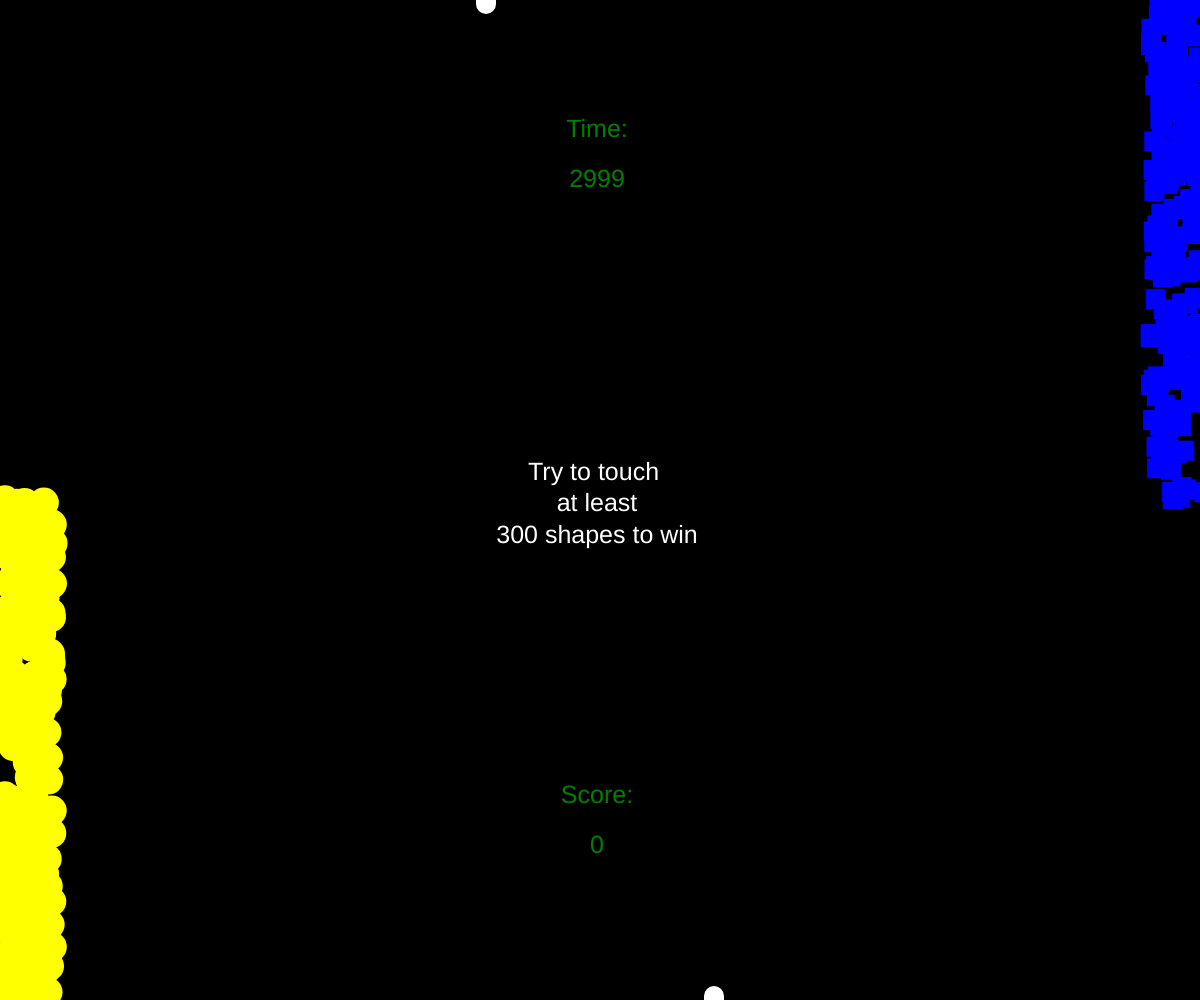
Frame 1 (no input)
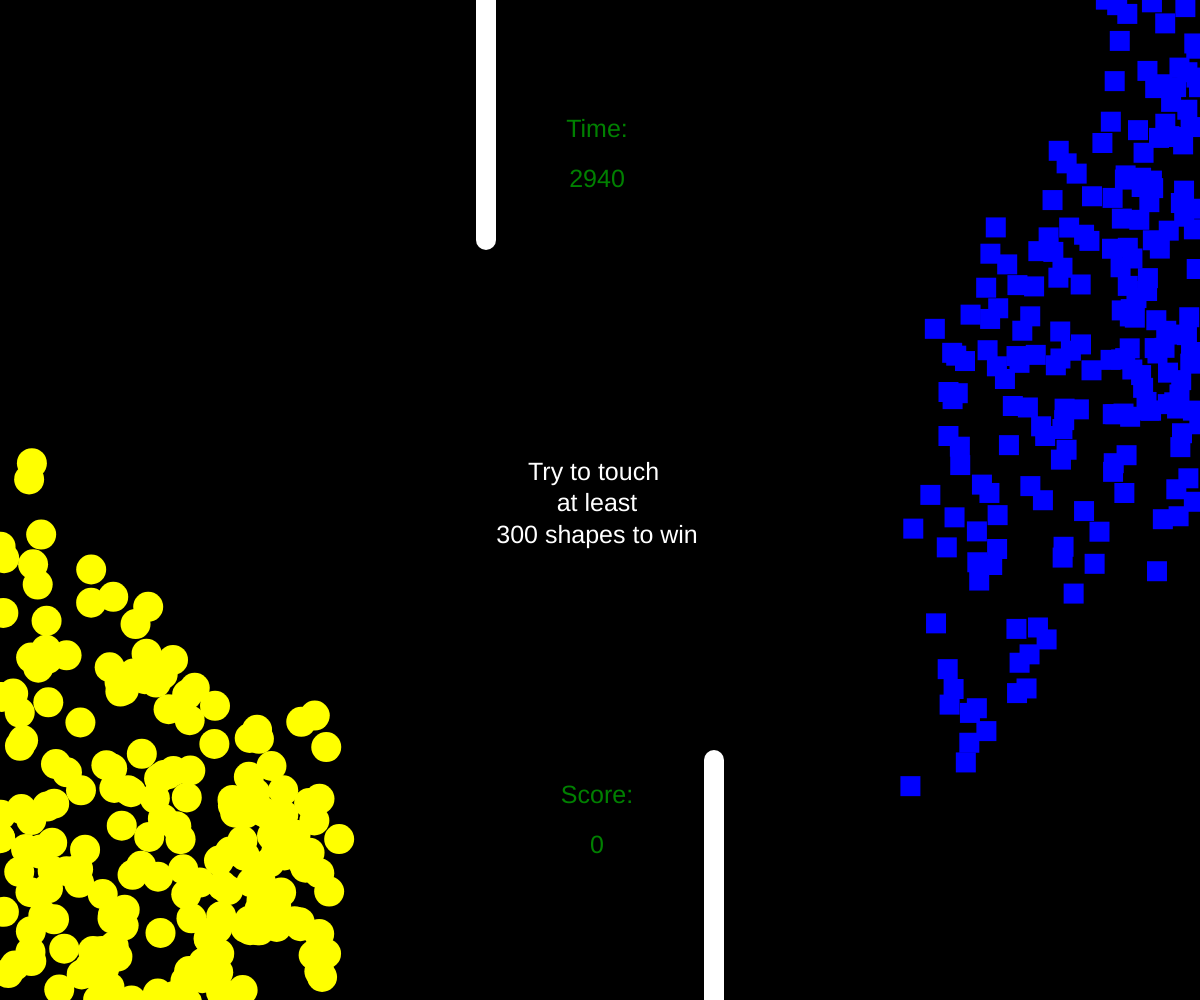
Frame 60 (no input)
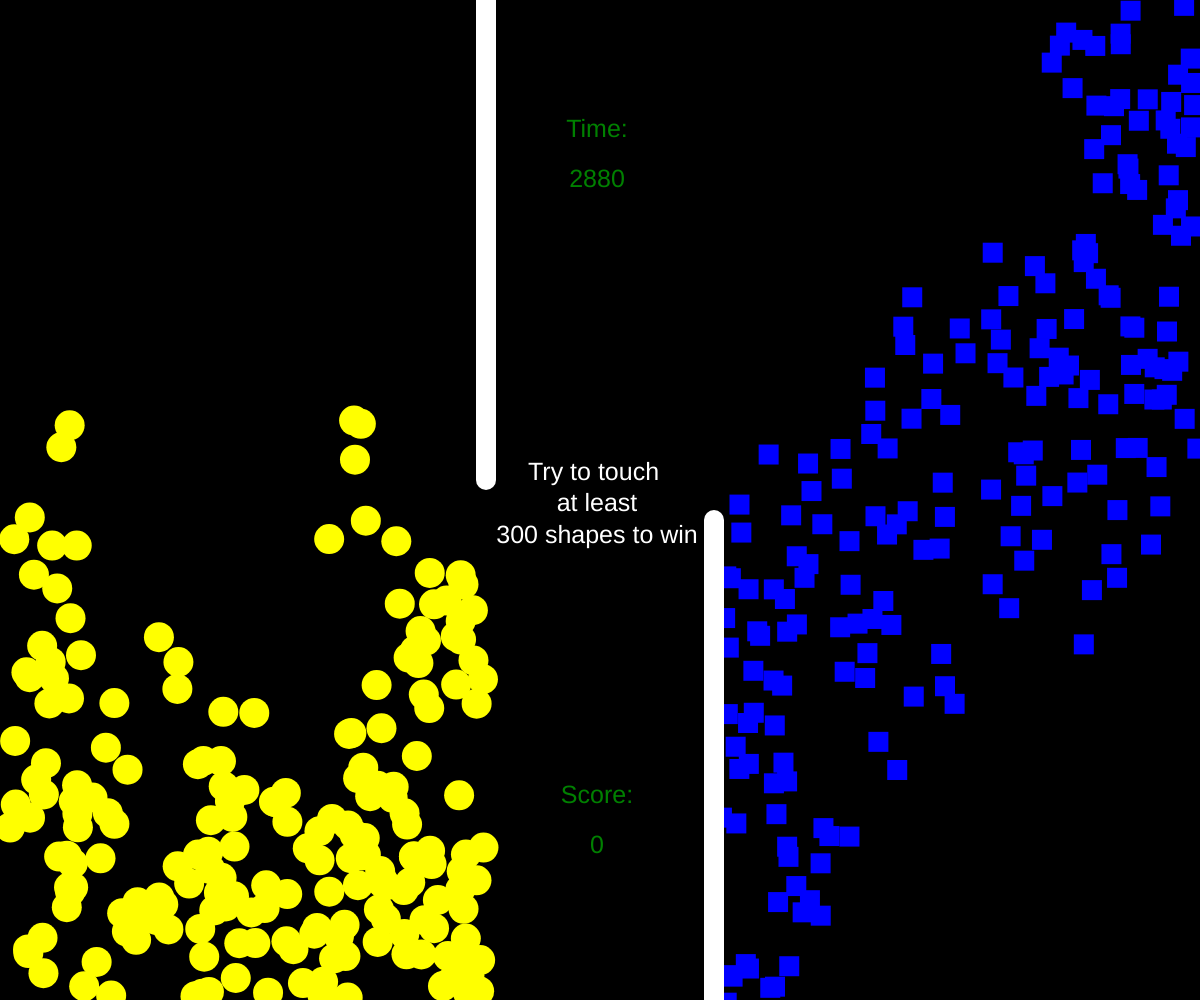
Frame 120 (the mouse pressed at the canvas centre since frame 60)

The p5.js sketch that drew these frames (run headless with seeded random() and noise() and a simulated clock; from frame 60 on, the mouse is pressed at the canvas centre):

// p5.js sketch
// ── sketch.js
function preload(){
};

var figureS = [];
var figureD = [];
var t = 0;
var tempo = 3000;



function setup() {

  createCanvas(windowWidth, windowHeight);
  var nFigure = 200;

  // create first object group
  for (var i = 0; i < nFigure; i++) {
       var myFigura = new figuraS(random(0, 50), random(500, height), 30);
       noStroke();
      figureS.push(myFigura);}

// create second object group
  for (var i = 0; i < nFigure; i++) {
       var myFigura1 = new figuraS(random(width-50, width), random(0, height-500), 30);
       noStroke();
       figureD.push(myFigura1); myFigura1.color = 'blue'; myFigura1.shape = 1; myFigura1.position = 1;  }
}

function draw() {
  noStroke();
  background(0);
  fill('green');
  textAlign(CENTER);
  textSize(25);
  tempo = tempo - 1;
  text('Time:',width/2-3, height/6 - 30);
  text(tempo,width/2-3, height/6 +20);
  text('Score:', width/2-3, 5*height/6 - 30);
  text(t, width/2-3, 5*height/6+20);
  fill(255);

  if (frameCount < 400) {
        text('Try to touch \n at least \n300 shapes to win',width/2-3, height/2-20);
      }
  if (tempo >= 0 && t >= 300) {
        tempo = 1;
        text('YOU WIN',width/2-3, height/2);
      }
  else if (tempo <= 0 && t < 300) {
        tempo = 1;
        text('GAME OVER',width/2-3, height/2);
      };

// draw the first object group
  for (var j = 0; j < figureS.length; j++ ) {
         figureS[j].count();
         figureS[j].move();
         figureS[j].change();
         figureS[j].display();
         if(tempo ==1 && t>=300 || tempo == 1 && t<=300) {
           tempo =1;
           figureS[j].speed = 0;
         }}

// draw the second object group
  for (var j = 0; j < figureS.length; j++ ) {
         figureD[j].count();
         figureD[j].move();
         figureD[j].change();
         figureD[j].display();
         if(tempo ==1 && t>=300 || tempo == 1 && t<=300) {
           tempo =1;
           figureD[j].speed = 0;
         }}

stroke(255);
strokeWeight(20);
line(2*width/5+6, 0, 2*width/5+6, frameCount*4);
line(3*width/5-6, height-frameCount*4, 3*width/5-6, height);

}

// create object
function figuraS(_x, _y, _diameter) {

  this.x = _x;
  this.y = _y;
  this.diameter = _diameter;
  this.speed = random(-1,5);
  this.color =  'yellow';
  this.shape = 0;
  this.position = 0;
  this.tocco = 1 ;
  var yDir = 1;
  var xDir = 1;


// function to change object properties
this.change =  function() {if(this.touch() && this.position == 0) {
                              colorMode(HSB);
                              this.color =  color(random(175, 299), 100, 100);
                              this.shape = 1;
                              this.tocco = 0;
                          }
                           else if (this.touch() && this.position == 1 ) {
                              colorMode(HSB);
                              this.color =  color(random(67, 0), 100, 100);
                              this.shape = 0;
                              this.tocco = 0;
                          } }

// function to count how many time the mouse touch the shapes
 this.count =  function() {if(this.touch() && this.tocco == 1) {
                              console.log(this.tocco);
                              this.tocco = 0;
                               t = t+1
                           }};




this.display = function() {
      fill(this.color);
      if(this.shape == 0 ) {
         ellipse (this.x, this.y, this.diameter);
        //this.color = color(random(0, 255), random(0,25), random(0,25));
      }
      else if (this.shape == 1 ) {
        rectMode(CENTER);
        rect(this.x, this.y, 20, 20)}
      }



this.touch = function() {
      var cambia =  ((this.x - mouseX) ** 2) + ((this.y - mouseY) ** 2) < 600;
      return cambia;
  };

// function to move the object elements
  this.move = function() {
      this.x += this.speed * xDir;
      this.y += this.speed * yDir;
        if(this.y > height || this.y < 0) {yDir =yDir * -1;}

        if(this.position == 0 && this.x > 2*width/5 || this.x < 0  ) {xDir =xDir * -1;}
        else if ( this.position == 1 && this.x < 3*width/5 || this.x > width) {xDir =xDir * -1;}

}
}
